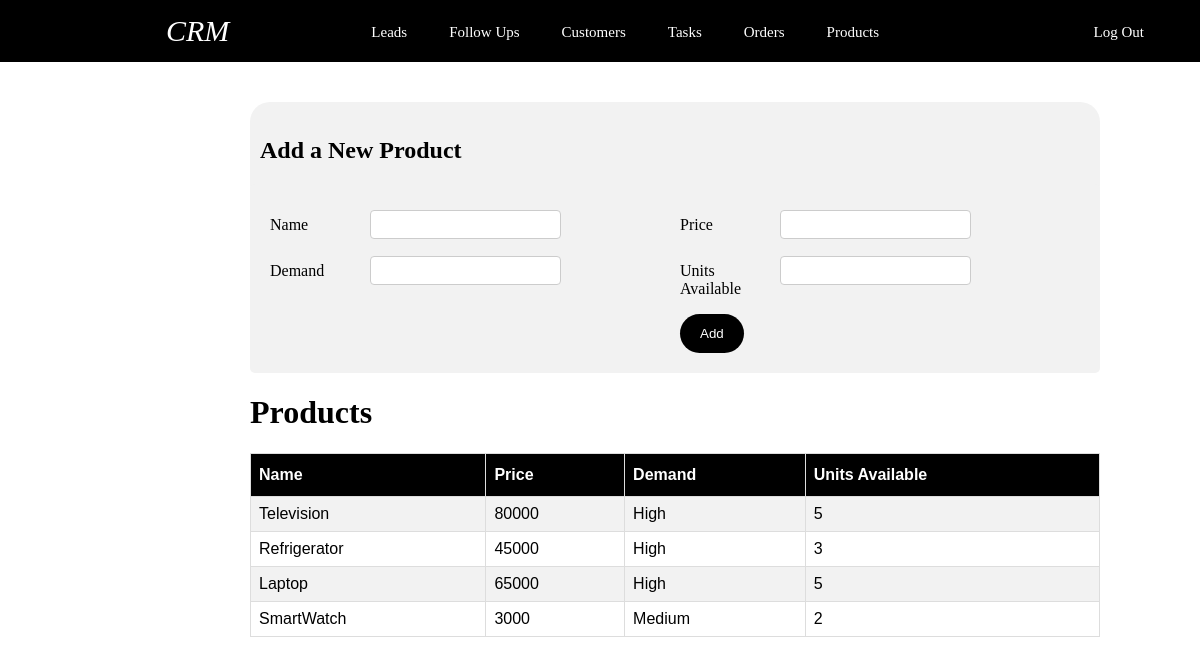
The page /Products.php on the database as committed earlier.
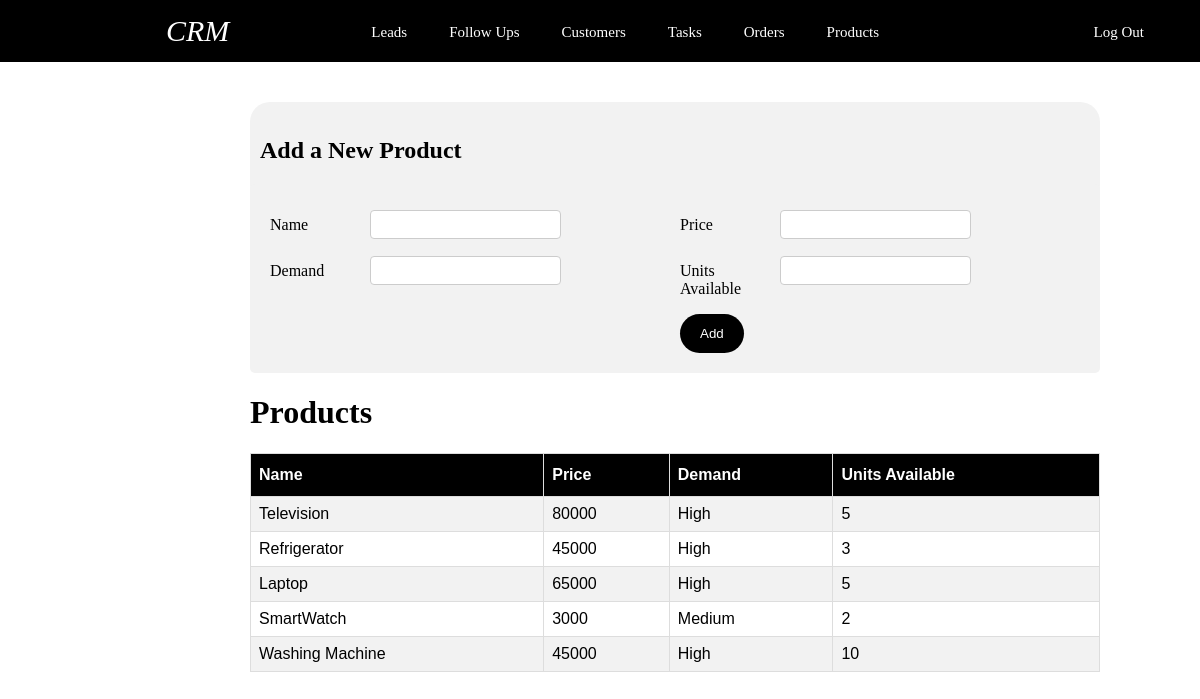
The same page on the database as committed later.
### tables this page shows
CREATE TABLE `products` (
  `Product_id` int(11) NOT NULL,
  `Name` varchar(255) DEFAULT NULL,
  `Price` int(11) DEFAULT NULL,
  `Demand` varchar(10) DEFAULT NULL,
  `Units_is` int(11) DEFAULT NULL
);

### Products.php (the view, shortened to what this page needs)
<?php
require "pdo_dbconnection.php";
?>
<html>
    <head>
        <link rel="stylesheet" href="Products.css">
    </head>
    <body>
        <div class="whole-thing">
    <div class="new-lead">
        <h2 class="add-text">Add a New Product</h2>
        <div class="container">
        <form method="post">
            <div class="row">
                        <div class = "col-25">
                            <label for="Name">Name</label>
                        </div>
                            <div class="col-75">
                                <input type="text" name="Name" class="reg-input"/>
                            </div>
                    </div>
                    <div class="row">
                        <div class="col-25">
                            <label for="Price">Price</label>
                        </div>
                            <div class="col-75">
                                <input type="number" name="Price" class="reg-input"/>
                            </div>
                    </div>
                    <div class="row">
                        <div class="col-25">
                            <label for="Demand">Demand</label>
                        </div>
                            <div class="col-75">
                                <input type="text" name="Demand" class="reg-input"/>
                            </div>
                    </div>
                    <div class="row">
                        <div class="col-25">
                            <label for="UA">Units Available</label>
                        </div>
                            <div class="col-75">
                                <input type="number" name="UA" class="reg-input"/>
                            </div>
                    </div>
                    <br>
                    <div class="row">
                        <input class="create-button" type="submit" value="Add">
                    </div>
        </div>
    </div>
    <h1>Products</h1>
    <div class="table">
    <table id="customers">
    <tr>
    <th>Name</th>
    <th>Price</th>
    <th>Demand</th>
    <th>Units Available</th>
    <?php
    $stmt = $pdo->query("SELECT * From Products");
    while ( $row = $stmt->fetch(PDO::FETCH_ASSOC) ) {
        echo("<tr><td>");
        echo(htmlentities($row['Name']));
        echo("</td><td>");
        echo(htmlentities($row['Price']));
        echo("</td><td>");
        echo(htmlentities($row['Demand']));
        echo('</td><td>');
        echo(htmlentities($row['Units_is']));
        echo("</td></tr>");
    }
    ?>
    </table>
    </div>
</div>
</body>
</html>

### header.css (style rules this page uses)
.CRM { font-style: italic; font-size: 30px; margin-left: 150px; margin-right: 100px; }
.header { top: 0; left: 0; right: 0; list-style-type: none; margin: 0; padding: 0; overflow: hidden; background-color: rgb(0, 0, 0); }
.logout { margin-right: 30px; }
.therest { margin-top: 10px; font-size: 15px; }
li { float: left; margin-right: 10px; }
li a { display: block; color: white; text-align: center; padding: 14px 16px; text-decoration: none; }
body { margin: 0px; }

### Products.css (style rules this page uses)
.add-text { margin-left: 10px; margin-top: 40px; padding-top: 35px; }
#customers { font-family: Arial, Helvetica, sans-serif; border-collapse: collapse; width: 100%; }
#customers td, #customers th { border: 1px solid #ddd; padding: 8px; }
#customers tr:nth-child(even) { background-color: #f2f2f2; }
#customers th { padding-top: 12px; padding-bottom: 12px; text-align: left; background-color: #000000; color: white; }
* { box-sizing: border-box; }
input[type=text], select, textarea { padding: 6px; border: 1px solid #ccc; border-radius: 4px; resize: vertical; }
input[type=number] { padding: 6px; border: 1px solid #ccc; border-radius: 4px; resize: vertical; }
label { padding: 6px 6px 6px 0; display: inline-block; }
input[type=submit] { background-color: #000000; color: white; padding: 12px 20px; border: none; border-radius: 20px; cursor: pointer; float: left; }
form { display: grid; grid-template-columns: 1fr 1fr; grid-gap: 10px; }
.container { border-radius: 5px; background-color: #f2f2f2; padding: 20px; }
.col-25 { float: left; width: 25%; margin-top: 6px; }
.col-75 { float: left; width: 75%; margin-top: 6px; }
.row:after { content: ""; display: table; clear: both; }
.whole-thing { margin-left: 250px; margin-right: 100px; }
.new-lead { background-color: #f2f2f2; border: #f2f2f2; border-radius: 20px; }

Rows that differ between the two databases and show on the page:
added products: Name "Washing Machine", Price "45000", Demand "High", Units_is "10"
